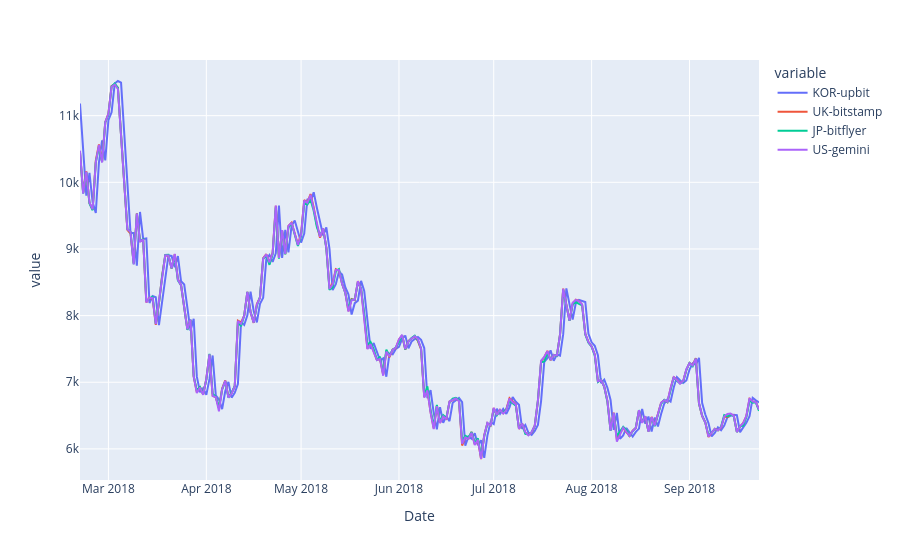

Write notebook code for a chart like this one.
### Code cell
fig = px.line(kimchi_df, x=kimchi_df.index, y=list(kimchi_df.columns))
fig.update_traces(mode="lines", hovertemplate=None)
fig.update_layout(hovermode="x unified")
fig.show()

### Figure 1 — Plotly figure (JSON) as saved in the notebook; plotly's stock layout.template omitted (floating-point values rounded to 4 significant figures; data arrays with more than 128 entries replaced by an {"elided": "..."} marker saying what was removed)
{"data": [{"legendgroup": "KOR-upbit", "line": {"color": "#636efa", "dash": "solid"}, "marker": {"symbol": "circle"}, "mode": "lines", "name": "KOR-upbit", "orientation": "v", "showlegend": true, "type": "scatter", "x": {"elided": "216 str values"}, "xaxis": "x", "y": {"elided": "216 float values"}, "yaxis": "y"}, {"legendgroup": "UK-bitstamp", "line": {"color": "#EF553B", "dash": "solid"}, "marker": {"symbol": "circle"}, "mode": "lines", "name": "UK-bitstamp", "orientation": "v", "showlegend": true, "type": "scatter", "x": {"elided": "216 str values"}, "xaxis": "x", "y": {"elided": "216 float values"}, "yaxis": "y"}, {"legendgroup": "JP-bitflyer", "line": {"color": "#00cc96", "dash": "solid"}, "marker": {"symbol": "circle"}, "mode": "lines", "name": "JP-bitflyer", "orientation": "v", "showlegend": true, "type": "scatter", "x": {"elided": "216 str values"}, "xaxis": "x", "y": {"elided": "216 float values"}, "yaxis": "y"}, {"legendgroup": "US-gemini", "line": {"color": "#ab63fa", "dash": "solid"}, "marker": {"symbol": "circle"}, "mode": "lines", "name": "US-gemini", "orientation": "v", "showlegend": true, "type": "scatter", "x": {"elided": "216 str values"}, "xaxis": "x", "y": {"elided": "216 float values"}, "yaxis": "y"}], "layout": {"autosize": true, "hovermode": "x unified", "legend": {"title": {"text": "variable"}, "tracegroupgap": 0}, "margin": {"t": 60}, "xaxis": {"anchor": "y", "autorange": true, "domain": [0, 1], "range": ["2018-02-20", "2018-09-23"], "title": {"text": "Date"}, "type": "date"}, "yaxis": {"anchor": "x", "autorange": true, "domain": [0, 1], "range": [5533.0, 11840.0], "title": {"text": "value"}, "type": "linear"}}}
